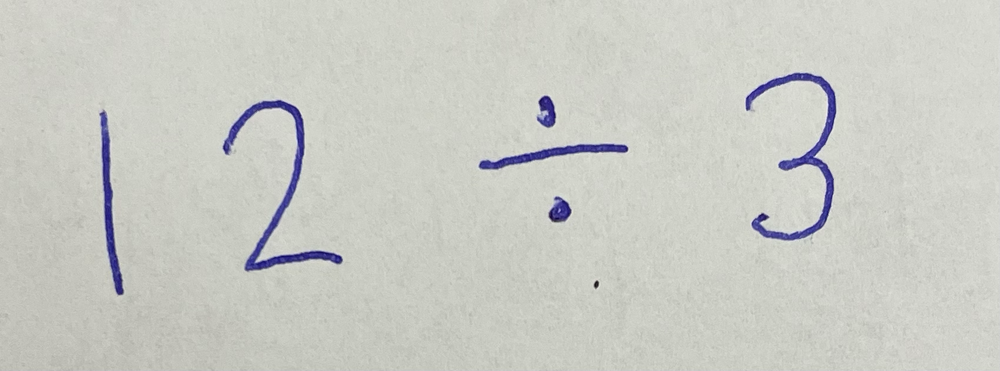
#> input picture eq_no_noise.png, 1000 x 371 px, shrunk from 1697 x 629 before the run
$ jupyter execute demo.ipynb   (shell and % lines are left out)
#> lines starting #> are read from the running program, lines starting #| are printed output that depends on the picture
[cell 1]
import cv2
import matplotlib.pyplot as plt

# Let's try solve this equation with a clean background

[cell 2]
img = cv2.imread('./eq_no_noise.png', 0)
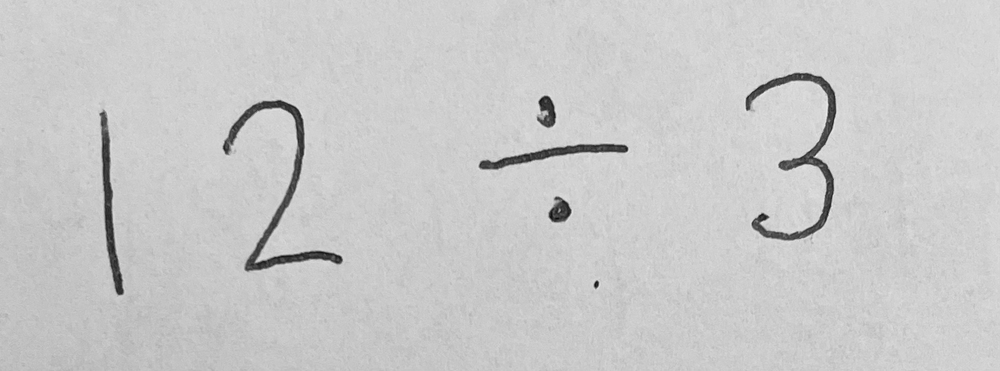
#> img: shape (371, 1000); min 11, max 244, mean 201.3
plt.imshow(img, cmap='gray')
plt.show()

# Let's try solve this equation with some noise

[cell 3]
img = cv2.imread('./eq_noise.png', 0)
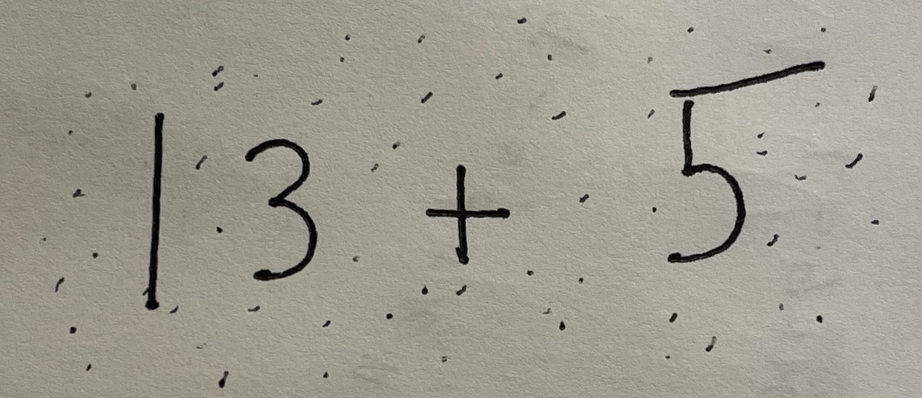
#> input picture eq_noise.png, 922 x 398 px, shrunk from 1564 x 676 before the run
#> img: shape (398, 922); min 0, max 212, mean 154.6
plt.imshow(img, cmap='gray')
plt.show()

# Let's try to solve this equation with some shadow

[cell 4]
img = cv2.imread('./eq_shadow.png', 0)
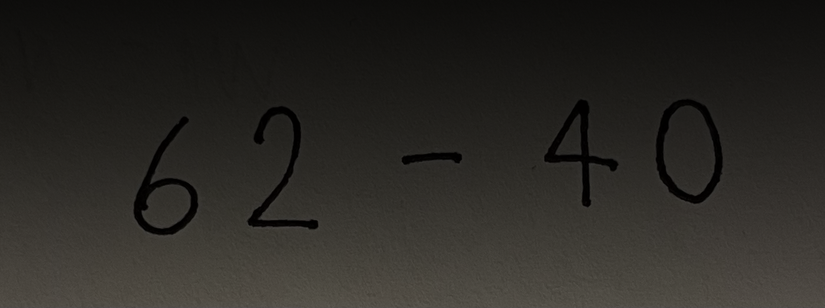
#> input picture eq_shadow.png, 825 x 308 px, shrunk from 1400 x 523 before the run
#> img: shape (308, 825); min 0, max 89, mean 39.6
plt.imshow(img, cmap='gray')
plt.show()

# Let's try to solve some bad written equation
## Here, the 4 looks like a 9. Indeed, it's miss-predicted.

img = cv2.imread('./eq_rejected.png', 0)
plt.imshow(img, cmap='gray')
plt.show()

[cell 5]
img = cv2.imread('./eq_rejected.png', 0)
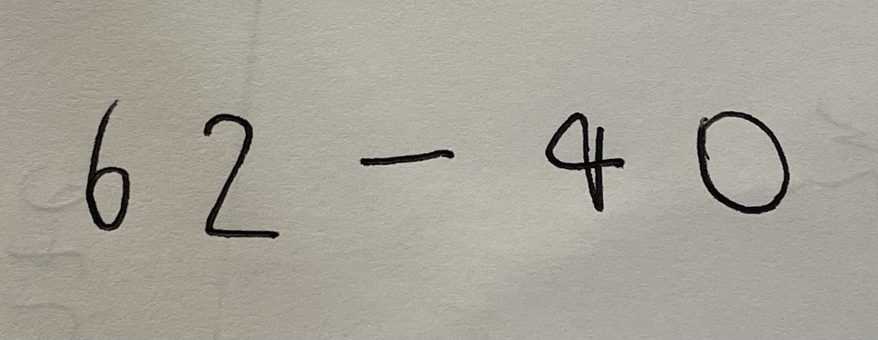
#> input picture eq_rejected.png, 878 x 340 px, shrunk from 1490 x 577 before the run
#> img: shape (340, 878); min 0, max 206, mean 162.5
plt.imshow(img, cmap='gray')
plt.show()
